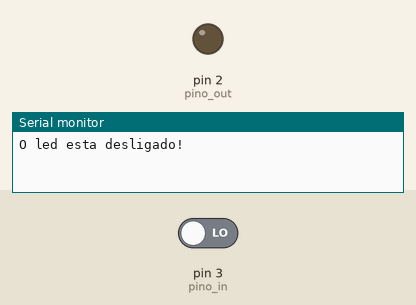
The sketch below on a simulated Arduino Uno, built with avr-gcc and run on an emulated ATmega328P. Parts: output pins drawn as LEDs (lit = HIGH), the last lines printed to the serial monitor. Inputs (shaded band) come from the test bench; at power-on: pin 3 (pino_in) LOW.

Above: at 1.2 s.
1.3 s: pin 3 (pino_in) driven HIGH
At 1.7 s:
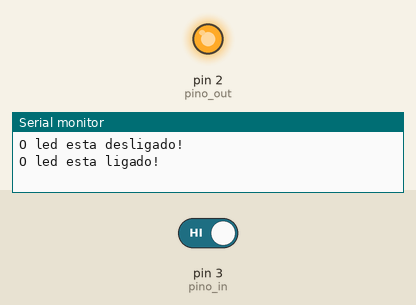
2.8 s: pin 3 (pino_in) driven LOW
At 4.4 s:
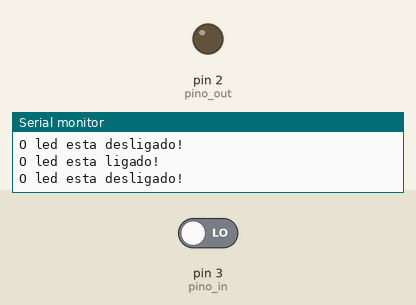
Timing chart, 0 to 5.9 s (numbered marks = the images above; inputs shaded):
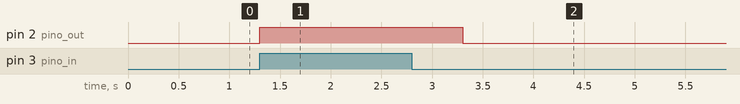

The sketch:

ligar_led_externo.ino
```cpp
const int pino_in = 3;
const int pino_out = 2;
bool botao = false;
bool var_aux = false;
void setup() {
  pinMode(pino_in, INPUT);
  pinMode(pino_out, OUTPUT);

  Serial.begin(9600);
}

void loop() {
  botao = digitalRead(pino_in);
  if (var_aux == false) {
    Serial.println("\nO led esta desligado!");
    var_aux = true;
  }

  if (botao == HIGH) {
    Serial.println("\nO led esta ligado!");
    digitalWrite(pino_out, HIGH);
    delay(2000);
    Serial.println("\nO led esta desligado!");
  } else if (botao == LOW) {
    digitalWrite(pino_out, LOW);
  }
}
```

Measured:
- after the input at 1.3 s, pin 2 (pino_out): LOW → HIGH at once
- after the input at 2.8 s, pin 2 (pino_out): HIGH → LOW after 0.50 s
